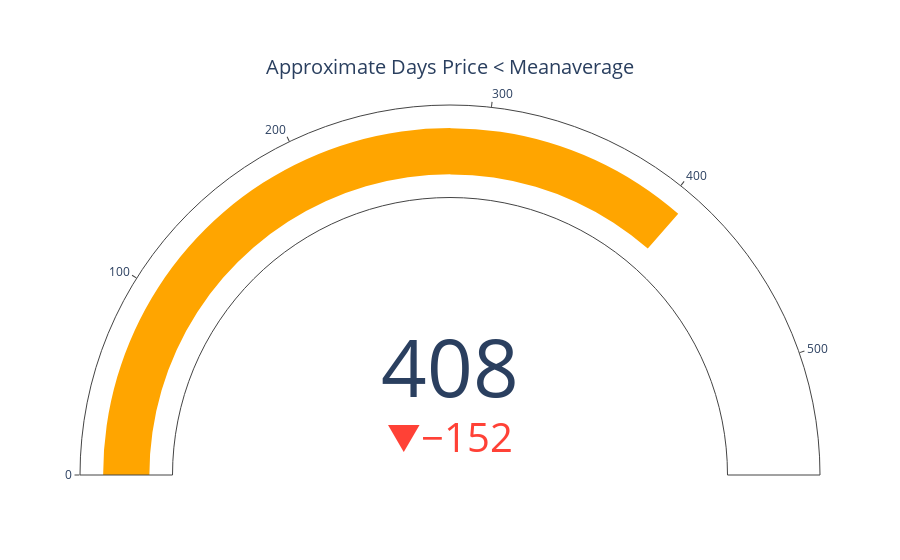

The notebook cell saved with this chart:
### Code cell
import plotly.graph_objects as go

fig = go.Figure(go.Indicator(
    domain = {'x': [0, 1], 'y': [0, 1]},
    value = sincealltimehigh,
    mode = "gauge+number+delta",
    title = {'text': "Approximate Days Price < Meanaverage"},
      delta = {'reference': averageunder},
    gauge = {'axis': {'range': [None, averageunder],},
    'bar': {'color': "orange"},}))


fig.show()
fig.write_html("../static/daysUnder.html")

### Figure 1 — Plotly figure (JSON) as saved in the notebook; plotly's stock layout.template omitted (floating-point values rounded to 4 significant figures)
{"data": [{"delta": {"reference": 560}, "domain": {"x": [0, 1], "y": [0, 1]}, "gauge": {"axis": {"range": [null, 560]}, "bar": {"color": "orange"}}, "mode": "gauge+number+delta", "title": {"text": "Approximate Days Price < Meanaverage"}, "type": "indicator", "value": 408}], "layout": {}}
